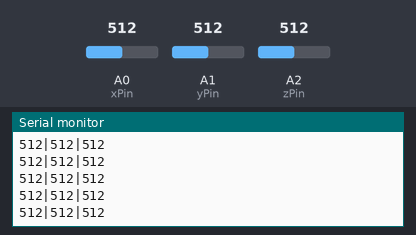
This sketch was run on a simulated Arduino Uno, built with avr-gcc and run on an emulated ATmega328P. Parts: the last lines printed to the serial monitor. The inputs (shaded band) are chosen by the test bench; at power-on: A0 (xPin) = 512, A1 (yPin) = 512, A2 (zPin) = 512.

Above: at 1.2 s.
1.3 s: A0 (xPin) set to 716
At 1.42 s:
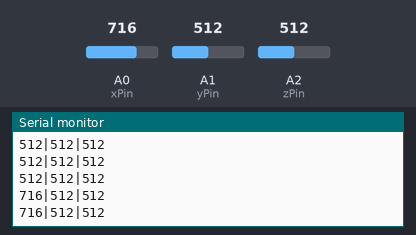
2.8 s: A1 (yPin) set to 716
At 2.83 s:
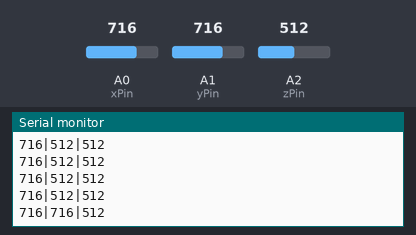
4.3 s: A2 (zPin) set to 716
At 4.34 s:
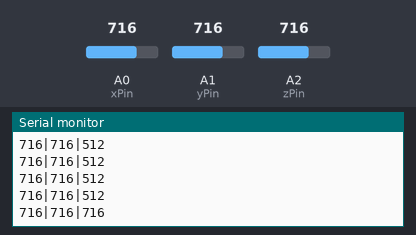
5.8 s: A0 (xPin) set to 900
At 5.85 s:
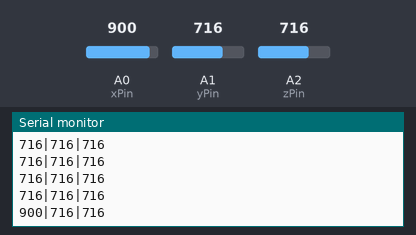
7.3 s: A1 (yPin) set to 900
At 7.36 s:
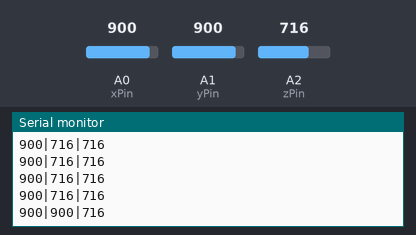
8.8 s: A2 (zPin) set to 900
At 8.87 s:
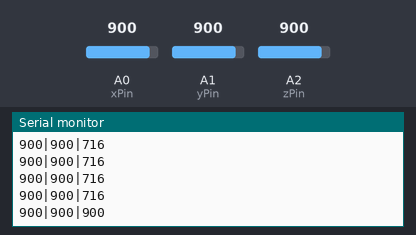
Timing chart, 0 to 11.3 s (numbered marks = the images above; inputs shaded):
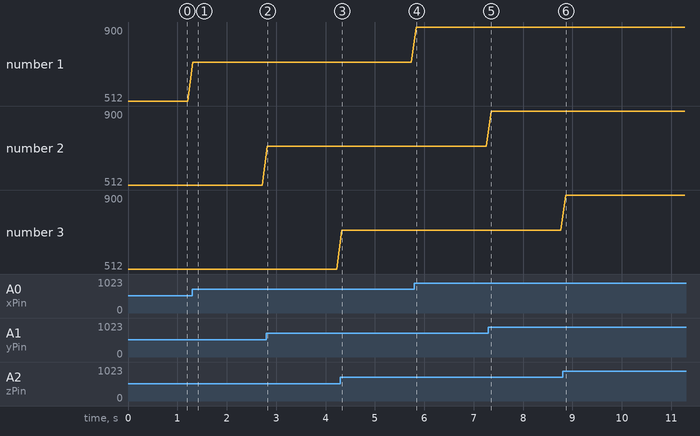

Measured:
- after the input at 1.3 s, the serial monitor: prints a new line at once (image 1)
- after the input at 2.8 s, the serial monitor: prints a new line at once (image 2)
- after the input at 4.3 s, the serial monitor: prints a new line at once (image 3)
- after the input at 5.8 s, the serial monitor: prints a new line at once (image 4)
- after the input at 7.3 s, the serial monitor: prints a new line after 0.05 s (image 5)
- after the input at 8.8 s, the serial monitor: prints a new line after 0.06 s (image 6)
- plotted number 1: 512 → 716 after the input at 1.3 s, 716 → 900 after the input at 5.8 s

The sketch:

motion_ard.ino
```cpp
// (licence header left out)
//Analog read pins
const int xPin = 0;
const int yPin = 1;
const int zPin = 2;

//to hold the caculated values
double x;
double y;
double z;

void setup(){
  Serial.begin(9600);
}


void loop(){

  //read the analog values from the accelerometer
  int xRead = analogRead(xPin);
  int yRead = analogRead(yPin);
  int zRead = analogRead(zPin);

  String tinyData = "";
  tinyData += xRead;
  tinyData += "|";
  tinyData += yRead;
  tinyData += "|";
  tinyData += zRead;

  Serial.println(tinyData);

  delay(100);//just here to slow down the serial output - Easier to read
}
```
